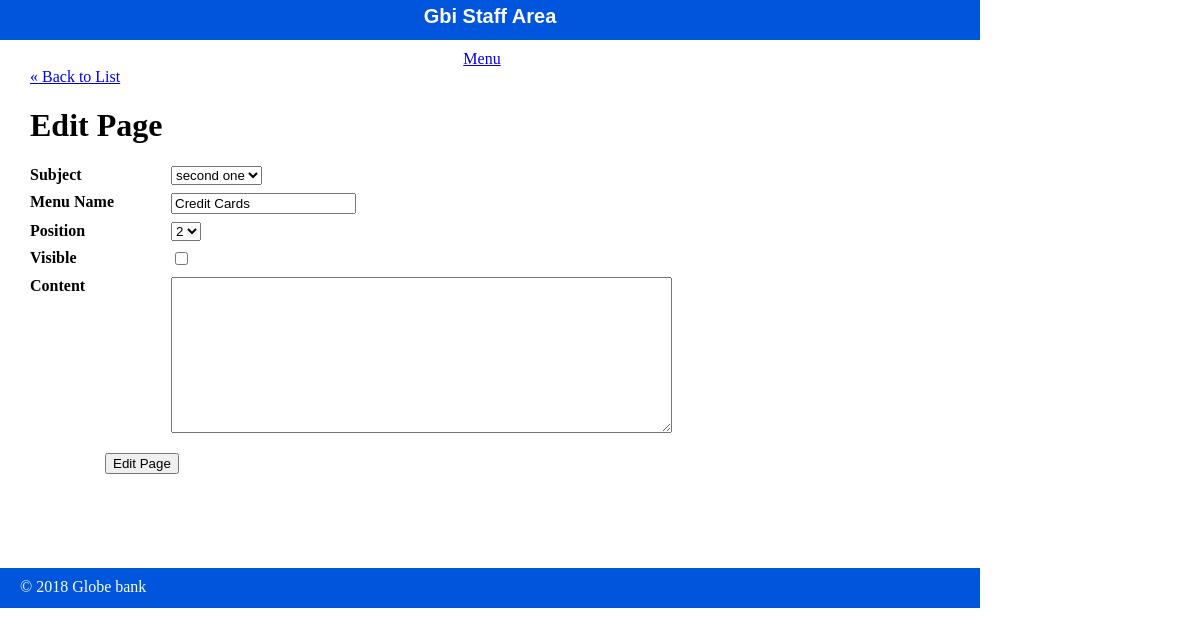
/staff/pages/edit.php?id=6, run on the app's committed database.
### tables this page shows
CREATE TABLE `page` (
  `id` int(11) NOT NULL,
  `subject_id` int(11) DEFAULT NULL,
  `page_name` varchar(255) DEFAULT NULL,
  `position` int(3) DEFAULT NULL,
  `visible` int(1) DEFAULT NULL,
  `content` text
);

CREATE TABLE `subjects` (
  `id` int(11) NOT NULL,
  `menu_name` varchar(255) DEFAULT NULL,
  `position` int(3) DEFAULT NULL,
  `visible` tinyint(1) DEFAULT NULL
);

### private/functions.php (called while the page is built, shortened)
<?php
function url_for($script_path){
  return WWW_ROOT . $script_path;
}
function u($string=""){
  return urlencode($string);
}
function h($string=""){
  return htmlspecialchars($string);
}
?>

### private/query_functions.php (called while the page is built, shortened)
<?php
  function find_all_subjects(){
    global $db;
    $sql = "SELECT * FROM subjects ";
    $sql .="ORDER BY position ASC";
    $result = mysqli_query($db, $sql);
    return $result;
  }
  function find_all_pages(){
    global $db;
    $sql = "SELECT * FROM page ";
    $sql .="ORDER BY subject_id ASC, position ASC";
    $result = mysqli_query($db, $sql);
    return $result;
  }
  function find_page_by_id($id){
    global $db;
    $sql = "SELECT * FROM page ";
    $sql .= "WHERE id='" . $id . "'";
    $result = mysqli_query($db, $sql);
    $page = mysqli_fetch_assoc($result);
    return $page;
  }
 ?>

### public/staff/pages/edit.php (the view, shortened to what this page needs)
<?php
require_once('../../../private/initialize.php');
$id = $_GET['id'];
if(is_post_request()) {
  $page = [];
  $page['id'] = $id;
  $page['subject_id'] = $_POST['subject_id'] ?? '';
  $page['page_name'] = $_POST['page_name'] ?? '';
  $page['position'] = $_POST['position'] ?? '';
  $page['visible'] = $_POST['visible'] ?? '';
  $page['content'] = $_POST['content'] ?? '';
  $result = update_page($page);
  redirect_to('/staff/pages/show.php?id=' . $id);
} else {
  $page = find_page_by_id($id);
  $page_set = find_all_pages();
  $page_count = mysqli_num_rows($page_set);
}
?>
<?php include(SHARED_PATH . '/staff_header.php'); ?>
<div id="content">
  <a class="back-link" href="<?php echo url_for('/staff/pages/index.php'); ?>">&laquo; Back to List</a>
  <div class="page edit">
    <h1>Edit Page</h1>
    <form action="<?php echo url_for('/staff/pages/edit.php?id=' . h(u($id))); ?>" method="post">
      <dl>
        <dt>Subject</dt>
        <dd>
          <select name="subject_id">
          <?php
            $subject_set = find_all_subjects();
            while($subject = mysqli_fetch_assoc($subject_set)) {
              echo "<option value=\"" . h($subject['id']) . "\"";
              if($page["subject_id"] == $subject['id']) {
                echo " selected";
              }
              echo ">" . h($subject['menu_name']) . "</option>";
            }
          ?>
          </select>
        </dd>
      </dl>
      <dl>
        <dt>Menu Name</dt>
        <dd><input type="text" name="page_name" value="<?php echo h($page['page_name']); ?>" /></dd>
      </dl>
      <dl>
        <dt>Position</dt>
        <dd>
          <select name="position">
            <?php
              for($i=1; $i <= $page_count; $i++) {
                echo "<option value=\"{$i}\"";
                if($page["position"] == $i) {
                  echo " selected";
                }
                echo ">{$i}</option>";
              }
            ?>
          </select>
        </dd>
      </dl>
      <dl>
        <dt>Visible</dt>
        <dd>
          <input type="checkbox" name="visible" value="1"<?php if($page['subject_id'] == "1") { echo " checked"; } ?> />
        </dd>
      </dl>
      <dl>
        <dt>Content</dt>
        <dd>
          <textarea name="content" cols="60" rows="10"><?php echo h($page['content']); ?></textarea>
        </dd>
      </dl>
      <div id="operations">
        <input type="submit" value="Edit Page" />
      </div>
    </form>
  </div>
</div>
<?php include(SHARED_PATH . '/staff_footer.php'); ?>

### public/stylesheets/staff.css (style rules this page uses)
html { height: 100%; width: 100%; }
body { height: 980px; width: 100%; margin: 0; padding: 0; }
#content { width: 920px; min-height: 500px; padding: 0 30px; }
dl { clear: both; overflow: hidden; margin: 0.5em 0; }
dt { float: left; font-weight: bold; width: 125px; }
dd { float: left; margin-left: 1em; }
#operations { clear: both; margin: 1em 0 1em 75px; }

### data on the page
page: subject_id "second one", page_name "Credit Cards", position "2"
